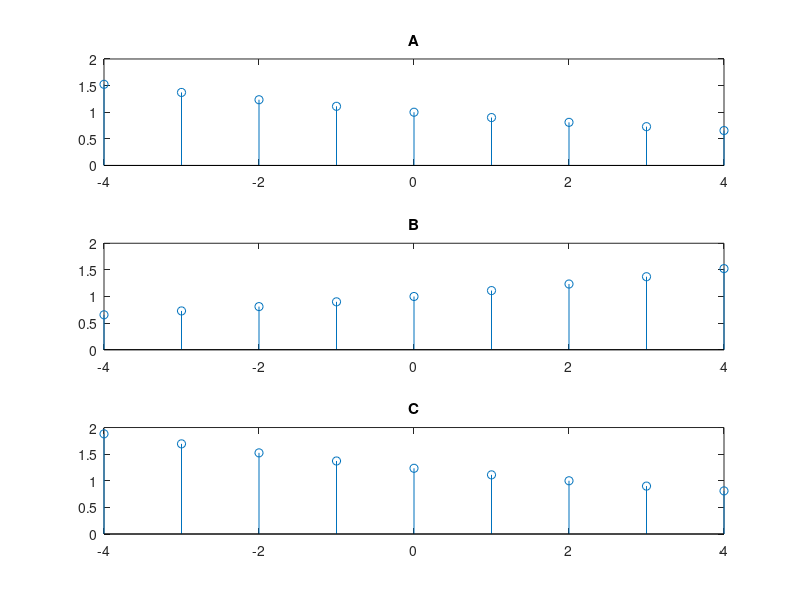
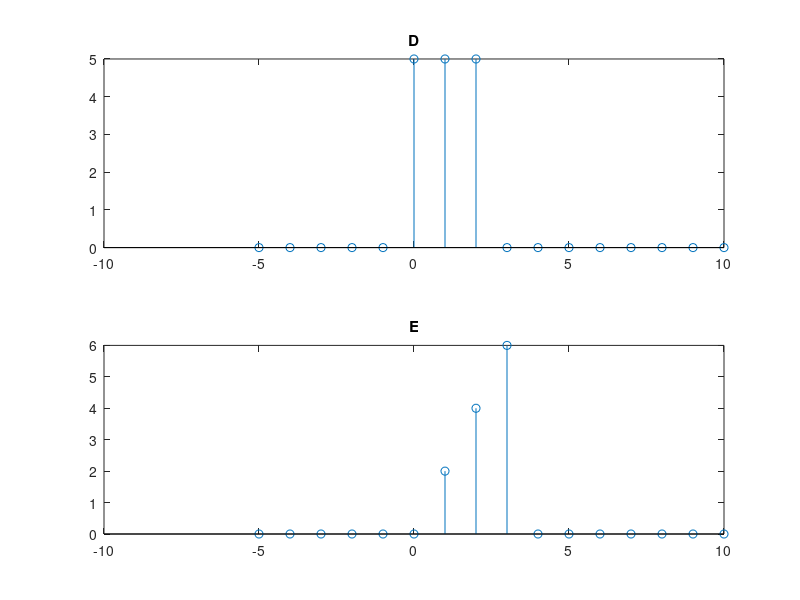

The MATLAB source for these figures, in order:

n=-4:4;
a = (.9).^n;
b = (.9).^(-n);
c = (.9).^(n-2);
subplot(3,1,1); stem(n,a); title('A');
subplot(3,1,2); stem(n,b);title('B');
subplot(3,1,3); stem(n,c);title('C');

nb=-5:10;
u = [0 0 0 0 0 1 1 1 1 1 1 1 1 1 1 1];
d = [0 0 0 0 0 5 5 5 0 0 0 0 0 0 0 0];
e = [0 0 0 0 0 0 2 4 6 0 0 0 0 0 0 0];
figure,
subplot(2,1,1); stem(nb,d); title('D');
subplot(2,1,2); stem(nb,e);title('E');